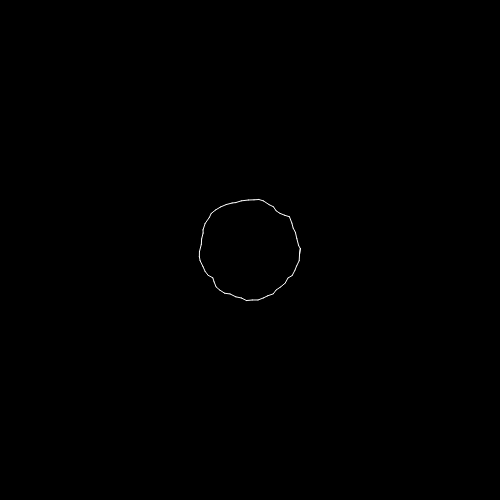
Frame 1 (no input)
Frame 60 (no input): identical to frame 1, image omitted
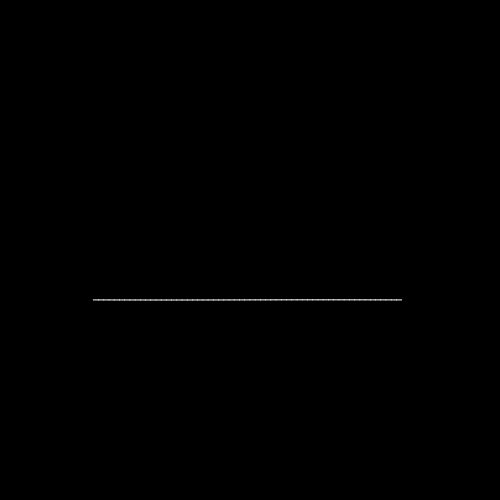
Frame 120 (the mouse pressed at the canvas centre since frame 60)

The p5.js sketch that drew these frames (run headless with seeded random() and noise() and a simulated clock; from frame 60 on, the mouse is pressed at the canvas centre):

// p5.js sketch
// ── sketch.js
var numOfPoints;
var prevPos;
var timeX;
var timeY;

var circlePoses;
var linePoses;
var targetPoses;
var drawCircle;

function setup () {
	createCanvas( 500, 500 );
    numOfPoints = 60;
    numOfCircles = 20;
    prevPos = createVector(0,0);
    timeX = 0;
    timeY = 0;
    drawCircle = true;
    circlePoses = [];
    linePoses = [];
    targetPoses = [];
    
    var r = width * 0.1;
    var noiseAmount = 0.1;
    
    var length = r * TWO_PI;
    
    for (var i = 0; i < numOfPoints; i++ ) {
        var xPos = width/2 + Math.cos(i/(numOfPoints-2) * TWO_PI) * r;
        var yPos = height/2 + Math.sin(i/(numOfPoints-2) * TWO_PI) * r;

        var noiseValX = noise(timeX, xPos * noiseAmount, yPos * noiseAmount);
        var noiseValY = noise(timeY, yPos * noiseAmount, xPos * noiseAmount);

        noiseValX = map(noiseValX, 0, 1, -5, 5);
        noiseValY = map(noiseValY, 0, 1, -5, 5);

        xPos += noiseValX;
        yPos += noiseValY;
        
        circlePoses.push(createVector(xPos, yPos));
        targetPoses.push(createVector(xPos, yPos));
        var xLinePos = width/2 + (i/numOfPoints * length) - length/2;
        var yLinePos = height/2 + r;
        
        linePoses.push(createVector(xLinePos, yLinePos));
        
    }
}

function draw() {
	background(0);
    timeX += 0.04;
    timeY += 0.03;
    
    for (var i = 0; i < numOfPoints; i++ ) {
        
        stroke ( 255 );
        if (drawCircle) {
            targetPoses[i] = p5.Vector.lerp(targetPoses[i], circlePoses[i], 0.1);
        } else {
            targetPoses[i] = p5.Vector.lerp(targetPoses[i], linePoses[i], 0.1);
        }
        if (i > 0) {
            line(targetPoses[i-1].x, targetPoses[i-1].y, targetPoses[i].x, targetPoses[i].y);
        }
        
    }
}

function mousePressed() {
    drawCircle = !drawCircle;
}
